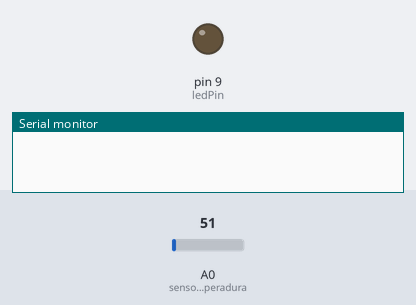
Bench run of a sketch on a simulated Arduino Uno, built with avr-gcc and run on an emulated ATmega328P. Parts: output pins drawn as LEDs (lit = HIGH), the last lines printed to the serial monitor. The inputs (shaded band) are chosen by the test bench; at power-on: A0 (sensorDeTemperadura) = 51.

Above: at 0.1 s.
At 1.1 s:
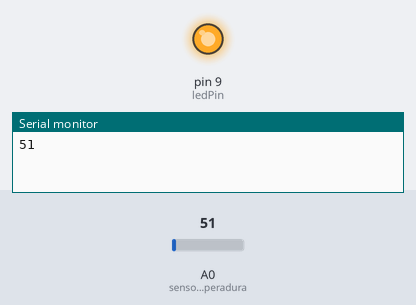
Timing chart, 0 to 2.6 s (numbered marks = the images above):
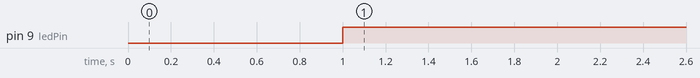

Measured:
- by itself, pin 9 (ledPin): LOW → HIGH at 1.0 s

The sketch:

sensorTemperatura.ino
```cpp
const int sensorDeTemperadura = A0;
int temperaduraLida = 0;
int ledPin = 9;
void setup()
{
  Serial.begin(9600);
  pinMode(ledPin,OUTPUT);
  pinMode(sensorDeTemperadura,INPUT);
}

void loop()
{
  temperaduraLida = analogRead(sensorDeTemperadura);
  delay(1000);
  Serial.println(temperaduraLida);
  if(temperaduraLida < 150){
    analogWrite(ledPin,255);
  }else{
    analogWrite(ledPin,0);
  }
  delay(1000);
}
```
